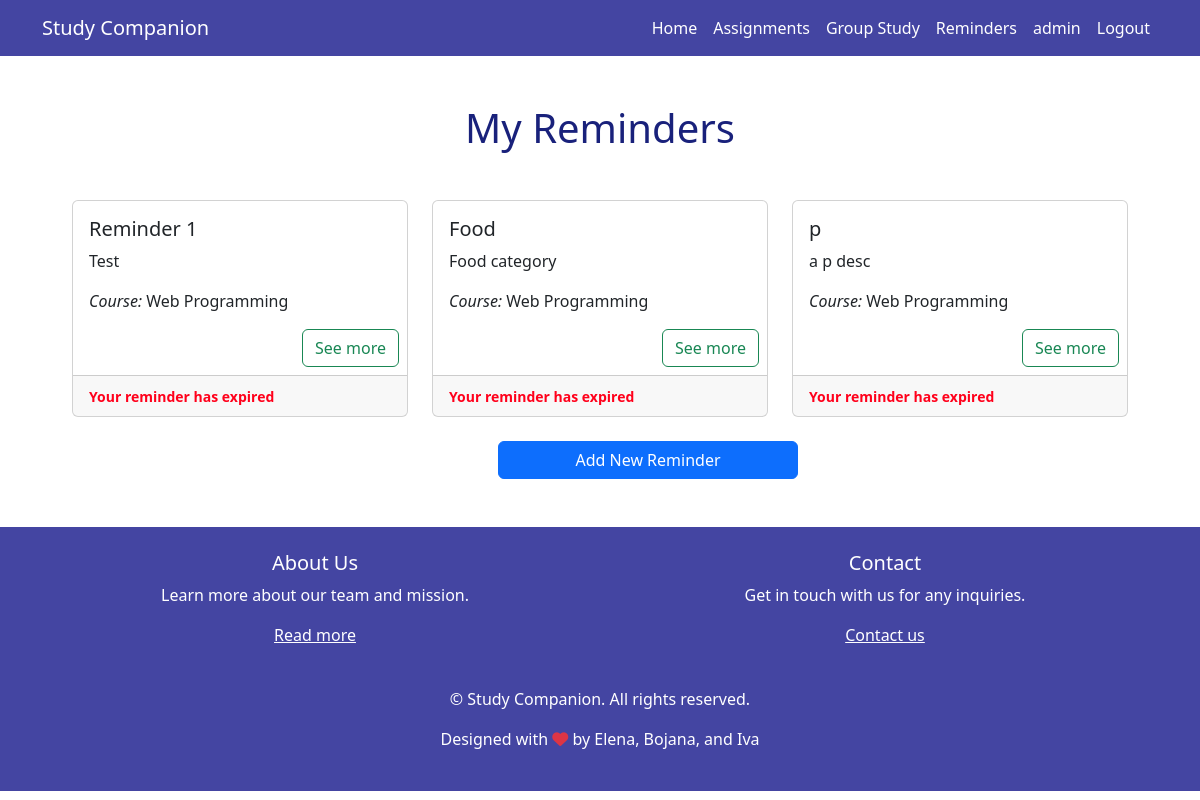
The app's page /reminders/ (signed in), older data.
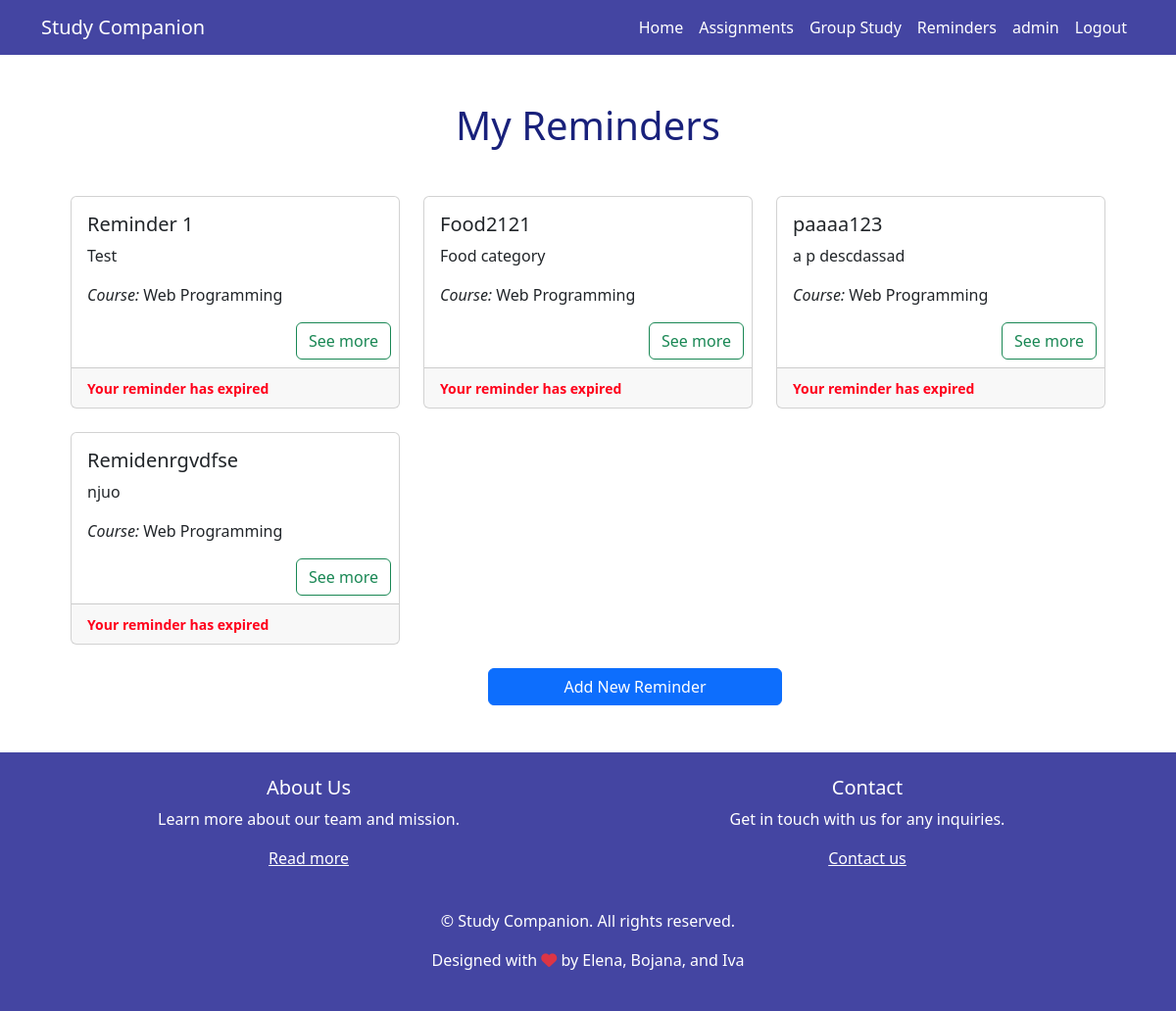
The same page, newer data.
### app/models.py (models this page shows, shortened)
class CustomUser(AbstractUser):
    name = models.CharField(max_length=100)
    surname = models.CharField(max_length=100)
    objects = CustomUserManager()

class Reminder(models.Model):
    name = models.CharField(max_length=200)
    description = models.CharField(max_length=500)
    course = models.ForeignKey(Course, on_delete=models.CASCADE)
    deadline = models.DateTimeField(default=datetime.now() + timedelta(days=7))
    @property
    def time_remaining(self):
        now = timezone.now()
        remaining = self.deadline - now
        if remaining.total_seconds() <= 0:
            return "Reminder Expired"
        time_remaining_text = property(time_remaining)

class Course(models.Model):
    name = models.CharField(max_length=100)
    def __str__(self):
        return f"{self.name}"

### app/views.py (the view)
# urls.py: path('reminders/', views.reminders_all, name='reminders'),
def reminders_all(request):
    reminders = Reminder.objects.all()
    return render(request, 'reminders.html', {'reminders': reminders})

### templates/reminders.html
{% extends "base.html" %}
{% block content %}
    {% if user.is_authenticated %}
        <div class="text-center my-5">
            <h1 class="primary-text"> My Reminders </h1>
        </div>
        <div class="mx-5 px-4">
            <div class="row">
                {% for reminder in reminders %}
                    <div class="col-md-4 mb-4">
                        <div class="card">
                            <div class="card-body">
                                <h5 class="card-title">{{ reminder.name }}</h5>
                                <p class="card-text">{{ reminder.description }}</p>
                                <p class="card-text"><i>Course:</i> {{ reminder.course }}</p>
                            </div>
                            <div class="text-right ml-auto">
                                <a href="{% url 'reminder_details' name=reminder.name %}?source=reminders"
                                   class="btn btn-outline-success mb-2 mr-2">See more</a>
                            </div>
                            <div class="card-footer">
                                {% if reminder.time_remaining == "Reminder Expired" %}
                                    <small class="card-text" style="color: #ff001b"><b>Your reminder has
                                        expired</b></small>
                                {% else %}
                                    <small class="card-text" style="color: #FDC642"><b>Time
                                        remaining: {{ reminder.time_remaining }}</b></small>
                                {% endif %}
                            </div>
                        </div>
                    </div>
                {% endfor %}
            </div>
        </div>
        <div class="row text-center mx-auto" style="max-width: 300px">
            <a href="{% url 'add_reminder' %}" class="btn btn-primary mx-5 px-4">Add New Reminder</a>
        </div>
    {% else %}
        {% include "unauthenticated_message.html" %}
    {% endif %}
{% endblock %}

### templates/base.html (shortened to what this page needs)
<!DOCTYPE html>
<html>
<head>
    <link rel="stylesheet" href="https://stackpath.bootstrapcdn.com/bootstrap/4.5.2/css/bootstrap.min.css">
    <link rel="stylesheet" href="https://cdnjs.cloudflare.com/ajax/libs/font-awesome/6.0.0-beta3/css/all.min.css">
    <link rel="stylesheet" href="https://cdn.jsdelivr.net/npm/bootstrap@5.3.0-alpha1/dist/css/bootstrap.min.css">
    <link rel="stylesheet" href="https://cdn.jsdelivr.net/npm/flatpickr@4.6.9/dist/flatpickr.min.css">
</head>
</head>
<body>
<nav class="navbar navbar-expand-lg navcolor text-white">
    <div class="container">
        <a class="navbar-brand text-white" href="/">Study Companion</a>
        <div class="collapse navbar-collapse" id="navbarNav">
            <ul class="navbar-nav ml-auto">
                <li class="nav-item">
                    <a class="nav-link" href="/">Home</a>
                </li>
                {% if user.is_authenticated %}
                    <li class="nav-item">
                        <a class="nav-link" href="/assignments/">Assignments</a>
                    </li>
                    <li class="nav-item">
                        <a class="nav-link" href="/group_study/">Group Study</a>
                    </li>
                    <li class="nav-item">
                        <a class="nav-link" href="/reminders/">Reminders</a>
                    </li>
                    <li class="nav-item">
                        <a class="nav-link" href="/admin/">{{ user.username }}</a>
                    </li>
                    <li class="nav-item">
                        <a class="nav-link" href="/logout/">Logout</a>
                    </li>
                {% endif %}
            </ul>
        </div>
    </div>
</nav>
<div class="mt-4">
    {% block content %}
    {% endblock %}
</div>
<footer class="navcolor text-white py-4 mt-5">
    {% if user.is_authenticated  %}
    <div class="container text-center">
        <div class="row d-flex justify-content-center">
            <div class="col-md-6">
                <h5>About Us</h5>
                <p>Learn more about our team and mission.</p>
                <ul class="list-unstyled">
                    <li>
                        <a href="/about/" class="text-white">Read more</a>
                    </li>
                </ul>
            </div>
            <div class="col-md-6">
                <h5>Contact</h5>
                <p>Get in touch with us for any inquiries.</p>
                <ul class="list-unstyled">
                    <li>
                        <a href="/contact/" class="text-white">Contact us</a>
                    </li>
                </ul>
            </div>
        </div>
    </div>
    <div class="container mt-4 text-center">
        <p>&copy; {{ year }} Study Companion. All rights reserved.</p>
        <p>Designed with <i class="fas fa-heart text-danger"></i> by Elena, Bojana, and Iva</p>
    </div>
    {% else %}
        <div class="container mt-4 text-center">
            <p>&copy; {{ year }} Study Companion. All rights reserved.</p>
            <p>Designed with <i class="fas fa-heart text-danger"></i> by Elena, Bojana, and Iva</p>
        </div>
    {% endif %}
</footer>
</body>
</html>

### templates/base.html (style rules this page uses)
.navcolor { background-color: #4445a2; }
.navbar .nav-link { color: white; }
.primary-text { color: #19217BFF; }

Row changes from the older to the newer data that the page shows:
changed Reminder "Food category": name "Food" → "Food2121"
changed Reminder: name "p" → "paaaa123"; description "a p desc" → "a p descdassad"
added Reminder: name "Remidenrgvdfse", description "njuo", course "Web Programming", shows "Your reminder has expired"
